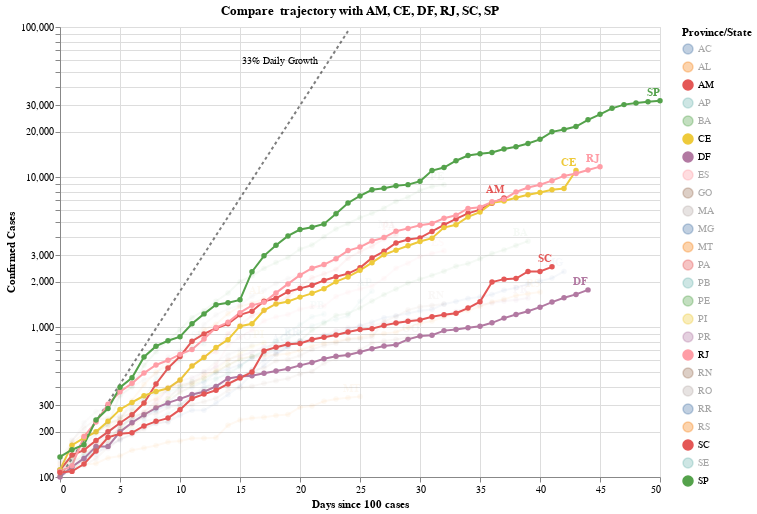

The code cell stored with this chart in its notebook:
### Code cell
#hide_input
baseline_countries = ['AM','CE','DF','RJ','SC','SP']
max_date = dff2['Date'].max()
color_domain = list(dff2['Province/State'].unique())
y_domain_max = pow(10, math.ceil(math.log10(dff['Confirmed Cases'].max())))
ref_max_day = math.ceil(math.log(y_domain_max / SINCE_CASES_NUM, 1.33))

def make_since_chart(highlight_countries=[], baseline_countries=baseline_countries):
    selection = alt.selection_multi(fields=['Province/State'], bind='legend', 
                                    init=[{'Province/State': x} for x in highlight_countries + baseline_countries])

    base = alt.Chart(dff2, width=CHART_WIDTH, height=CHART_HEIGHT).encode(
        x='Days since 100 cases:Q',
        y=alt.Y('Confirmed Cases:Q', scale=alt.Scale(type='log')),
        color=alt.Color('Province/State:N', scale=alt.Scale(domain=color_domain), legend=alt.Legend(columns=math.ceil(len(color_domain)/26), symbolLimit=len(color_domain))),
        tooltip=list(dff2),
        opacity=alt.condition(selection, alt.value(1), alt.value(0.05))
    )
    max_day = dff2['Days since 100 cases'].max()
    ref = pd.DataFrame([[x, 100*1.33**x] for x in range(ref_max_day)], columns=['Days since 100 cases', 'Confirmed Cases'])
    base_ref = alt.Chart(ref).encode(x='Days since 100 cases:Q', y='Confirmed Cases:Q')
    return (
        base_ref.mark_line(color='black', opacity=.5, strokeDash=[3,3]) +
        base_ref.transform_filter(
            alt.datum['Days since 100 cases'] >= ref_max_day - 1
        ).mark_text(dx=-30, dy=30, align='right', fontSize=10, text='33% Daily Growth') +
        base.mark_line(point=True).add_selection(selection) + 
        base.transform_filter(
            alt.datum['Date'] >= int(max_date.timestamp() * 1000)
        ).mark_text(dy=-8, align='right', fontWeight='bold').encode(text='Province/State:N')
    ).properties(
        title=f"Compare {', '.join(highlight_countries)} trajectory with {', '.join(baseline_countries)}"
    )
chart = make_since_chart()
chart

### Figure 1 — Vega-Lite specification as saved in the notebook (floating-point values rounded to 4 significant figures; data arrays with more than 128 entries replaced by an {"elided": "..."} marker saying what was removed)
{"config": {"view": {"continuousWidth": 400, "continuousHeight": 300}}, "layer": [{"mark": {"type": "line", "color": "black", "opacity": 0.5, "strokeDash": [3, 3]}, "encoding": {"x": {"type": "quantitative", "field": "Days since 100 cases"}, "y": {"type": "quantitative", "field": "Confirmed Cases"}}}, {"mark": {"type": "text", "align": "right", "dx": -30, "dy": 30, "fontSize": 10, "text": "33% Daily Growth"}, "encoding": {"x": {"type": "quantitative", "field": "Days since 100 cases"}, "y": {"type": "quantitative", "field": "Confirmed Cases"}}, "transform": [{"filter": "(datum['Days since 100 cases'] >= 24)"}]}, {"data": {"name": "data-450c944422cc13d3ce23e6db5a911718"}, "mark": {"type": "line", "point": true}, "encoding": {"color": {"type": "nominal", "field": "Province/State", "legend": {"columns": 1, "symbolLimit": 25}, "scale": {"domain": ["AC", "AL", "AM", "AP", "BA", "CE", "DF", "ES", "GO", "MA", "MG", "MT", "PA", "PB", "PE", "PI", "PR", "RJ", "RN", "RO", "RR", "RS", "SC", "SE", "SP"]}}, "opacity": {"condition": {"value": 1, "selection": "selector001"}, "value": 0.05}, "tooltip": [{"type": "nominal", "field": "Province/State"}, {"type": "temporal", "field": "Date"}, {"type": "quantitative", "field": "Confirmed Cases"}, {"type": "quantitative", "field": "Days since 100 cases"}], "x": {"type": "quantitative", "field": "Days since 100 cases"}, "y": {"type": "quantitative", "field": "Confirmed Cases", "scale": {"type": "log"}}}, "height": 450, "selection": {"selector001": {"type": "multi", "fields": ["Province/State"], "bind": "legend", "init": [{"Province/State": "AM"}, {"Province/State": "CE"}, {"Province/State": "DF"}, {"Province/State": "RJ"}, {"Province/State": "SC"}, {"Province/State": "SP"}]}}, "width": 600}, {"data": {"name": "data-450c944422cc13d3ce23e6db5a911718"}, "mark": {"type": "text", "align": "right", "dy": -8, "fontWeight": "bold"}, "encoding": {"color": {"type": "nominal", "field": "Province/State", "legend": {"columns": 1, "symbolLimit": 25}, "scale": {"domain": ["AC", "AL", "AM", "AP", "BA", "CE", "DF", "ES", "GO", "MA", "MG", "MT", "PA", "PB", "PE", "PI", "PR", "RJ", "RN", "RO", "RR", "RS", "SC", "SE", "SP"]}}, "opacity": {"condition": {"value": 1, "selection": "selector001"}, "value": 0.05}, "text": {"type": "nominal", "field": "Province/State"}, "tooltip": [{"type": "nominal", "field": "Province/State"}, {"type": "temporal", "field": "Date"}, {"type": "quantitative", "field": "Confirmed Cases"}, {"type": "quantitative", "field": "Days since 100 cases"}], "x": {"type": "quantitative", "field": "Days since 100 cases"}, "y": {"type": "quantitative", "field": "Confirmed Cases", "scale": {"type": "log"}}}, "height": 450, "transform": [{"filter": "(datum['Date'] >= 1588550400000)"}], "width": 600}], "data": {"name": "data-6be29367a64a6e042bf9ba74341e1e40"}, "title": "Compare  trajectory with AM, CE, DF, RJ, SC, SP", "$schema": "https://vega.github.io/schema/vega-lite/v4.8.1.json", "datasets": {"data-6be29367a64a6e042bf9ba74341e1e40": [{"Days since 100 cases": 0, "Confirmed Cases": 100.0}, {"Days since 100 cases": 1, "Confirmed Cases": 133.0}, {"Days since 100 cases": 2, "Confirmed Cases": 176.9}, {"Days since 100 cases": 3, "Confirmed Cases": 235.3}, {"Days since 100 cases": 4, "Confirmed Cases": 312.9}, {"Days since 100 cases": 5, "Confirmed Cases": 416.2}, {"Days since 100 cases": 6, "Confirmed Cases": 553.5}, {"Days since 100 cases": 7, "Confirmed Cases": 736.1}, {"Days since 100 cases": 8, "Confirmed Cases": 979.1}, {"Days since 100 cases": 9, "Confirmed Cases": 1302.0}, {"Days since 100 cases": 10, "Confirmed Cases": 1732.0}, {"Days since 100 cases": 11, "Confirmed Cases": 2303.0}, {"Days since 100 cases": 12, "Confirmed Cases": 3064.0}, {"Days since 100 cases": 13, "Confirmed Cases": 4074.0}, {"Days since 100 cases": 14, "Confirmed Cases": 5419.0}, {"Days since 100 cases": 15, "Confirmed Cases": 7207.0}, {"Days since 100 cases": 16, "Confirmed Cases": 9586.0}, {"Days since 100 cases": 17, "Confirmed Cases": 12750.0}, {"Days since 100 cases": 18, "Confirmed Cases": 16960.0}, {"Days since 100 cases": 19, "Confirmed Cases": 22550.0}, {"Days since 100 cases": 20, "Confirmed Cases": 29990.0}, {"Days since 100 cases": 21, "Confirmed Cases": 39890.0}, {"Days since 100 cases": 22, "Confirmed Cases": 53060.0}, {"Days since 100 cases": 23, "Confirmed Cases": 70560.0}, {"Days since 100 cases": 24, "Confirmed Cases": 93850.0}], "data-450c944422cc13d3ce23e6db5a911718": {"elided": "801 records"}}}
